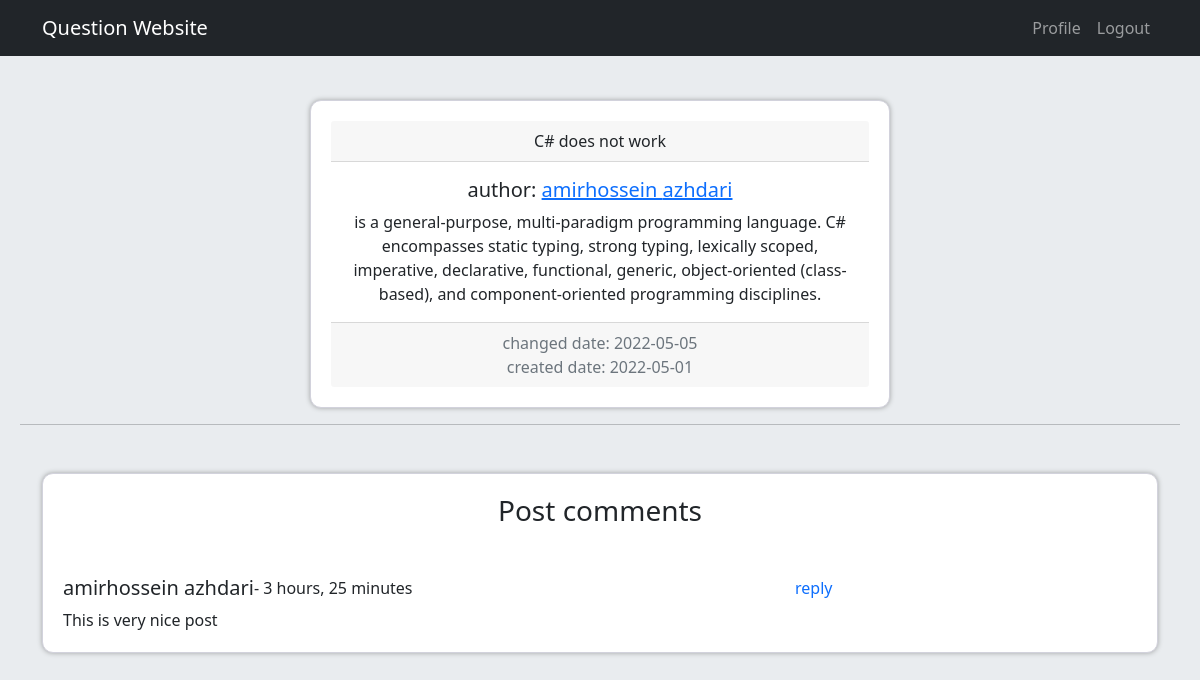
The app's page /posts/2/is-a-general-purpose-multi-paradigm-programming-l/ (signed in) with its own data.
### posts/models.py (models this page shows, shortened)
class Post(models.Model):
    user = models.ForeignKey(User, on_delete=models.CASCADE, related_name='posts')
    title = models.CharField(max_length=50)
    body = models.TextField()
    slug = models.SlugField()
    created = models.DateTimeField(auto_now_add=True)
    updated = models.DateTimeField(auto_now=True)
    class Meta:
        ordering = ['-updated', '-created']

class Comment(models.Model):
    user = models.ForeignKey(User, on_delete=models.CASCADE, related_name='comments')
    post = models.ForeignKey(Post, on_delete=models.CASCADE, related_name='comments')
    reply = models.ForeignKey('Comment', on_delete=models.CASCADE, blank=True, null=True)
    is_reply = models.BooleanField(default=False)
    body = models.TextField(max_length=400)
    created = models.DateTimeField(auto_now_add=True)

### posts/views.py (the view)
# urls.py: path('<int:post_id>/<slug:post_slug>/', views.PostDetailView.as_view(), name="post_detail"),
class PostDetailView(View):
    def get(self, request, post_id, post_slug):
        post = get_object_or_404(Post, pk=post_id, slug=post_slug)
        comments = post.comments.filter(is_reply=False)
        return render(request, 'posts/detail.html', {"post": post, "comments": comments})

### posts/templates/posts/detail.html (shortened to what this page needs)
{% extends 'base.html' %}
{% load static %}
{% block header_references %}
    <link href="{% static 'posts/comments_card.css' %}" rel="stylesheet">
{% endblock %}
{% block content %}
    <div class="card text-center" style="margin-left: 25%; width: 50%">
        <div class="card-header">
            {{ post.title }}
        </div>
        <div class="card-body">
            <h5 class="card-title">author:
                <a href="{% url 'accounts:user_profile' post.user.id %}">
                    {{ post.user.first_name }} {{ post.user.last_name }}
                </a>
            </h5>
            <p class="card-text">{{ post.body }}</p>
        </div>
        <div class="card-footer text-muted">
            changed date: {{ post.updated|date:"Y-m-d" }} <br> created date: {{ post.created|date:"Y-m-d" }}
        </div>
    </div>
    <hr>
    <div class="container mb-5 mt-5">
        <div class="card">
            <div class="row">
                <div class="col-md-12">
                    <h3 class="text-center mb-5">
                        Post comments
                    </h3>
                    <div class="row">
                        <div class="col-md-12">
                            {% for comment in comments %}
                                <div class="media">
                                    <div class="media-body">
                                        <div class="row">
                                            <div class="col-8 d-flex">
                                                <h5>{{ comment.user.first_name }} {{ comment.user.last_name }}</h5>
                                                <span> - {{ comment.created|timesince }}</span>
                                            </div>
                                            <div class="col-4">
                                                <div class="pull-right reply">
                                                    <a href="#"><span> reply</span></a>
                                                </div>
                                            </div>
                                        </div>
                                        {{ comment.body }}
                                    </div>
                                </div>
                                </div>
                            {% endfor %}
                    </div>
                </div>
            </div>
        </div>
    </div>
    </div>
{% endblock %}

### posts/static/posts/comments_card.css (style rules this page uses)
.card { position: relative; display: flex; padding: 20px; flex-direction: column; min-width: 0; word-wrap: break-word; background-color: #fff; background-clip: border-box; border: 1px solid #d2d2dc; border-radius: 11px; -webkit-box-shadow: 0px 0px 5px 0px rgb(249, 249, 250); -moz-box-shadow: 0px 0px 5px 0px rgba(212, 182, 212, 1); box-shadow: 0px 0px 5px 0px rgb(161, 163, 164) }
.reply a { text-decoration: none; }

### templates/base.html (style rules this page uses)
body { background-color: #e9ecef; }

### records on screen
Post: title "C# does not work", user.first_name "amirhossein", user.last_name "azhdari", body "is a general-purpose, multi-paradigm programming language. C# encompasses static typing, strong typing, lexically scoped, imperative, declarative, functional, generic, object-oriented (class-based), and component-oriented programming disciplines.", updated "2022-05-05", created "2022-05-01"
Comment: user.first_name "amirhossein", user.last_name "azhdari", created "3 hours, 25 minutes", body "This is very nice post"
